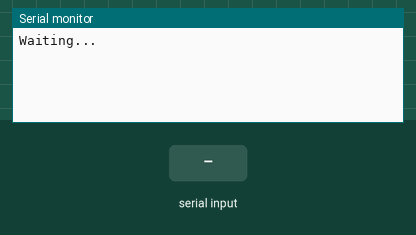
A sketch run on a simulated Arduino Uno, built with avr-gcc and run on an emulated ATmega328P. On the bench: the last lines printed to the serial monitor. The inputs (shaded band) are chosen by the test bench.

Above: at 1.2 s.
1.3 s: "1" received over the second serial link
At 2.4 s:
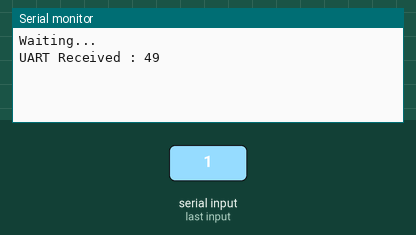
2.8 s: "0" received over the second serial link
At 3.5 s:
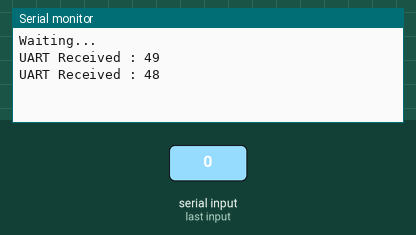
4.3 s: "2" received over the second serial link
At 4.7 s:
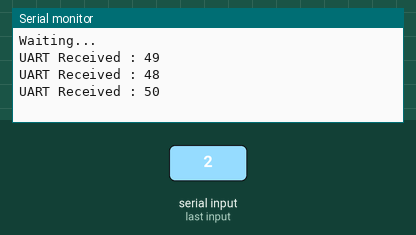

The sketch:

RES_UART.ino
```cpp
#include <SoftwareSerial.h>

SoftwareSerial ESPSerial(2, 3);

void setup()
{
  Serial.begin(115200);
  ESPSerial.begin(115200);

  Serial.println("Waiting...");
}

void loop()
{
  if (ESPSerial.available())
  {
    byte flag = ESPSerial.read();

    Serial.print("UART Received : ");
    Serial.println(flag);
  }
}
```

Measured:
- after the input at 1.3 s, the serial monitor: prints a new line at once (image 1)
- after the input at 2.8 s, the serial monitor: prints a new line at once (image 2)
- after the input at 4.3 s, the serial monitor: prints a new line at once (image 3)
